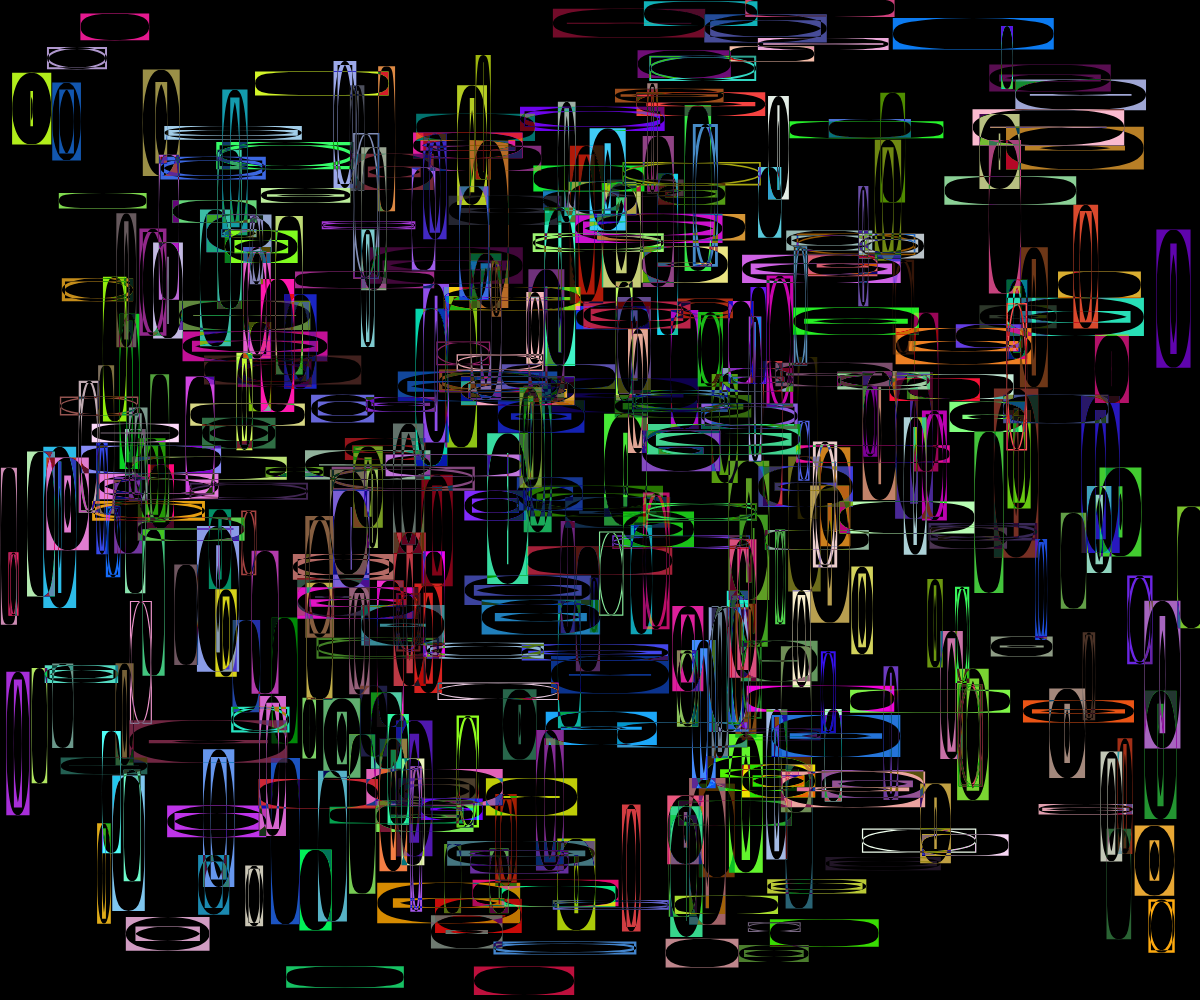
Frame 1 (no input)
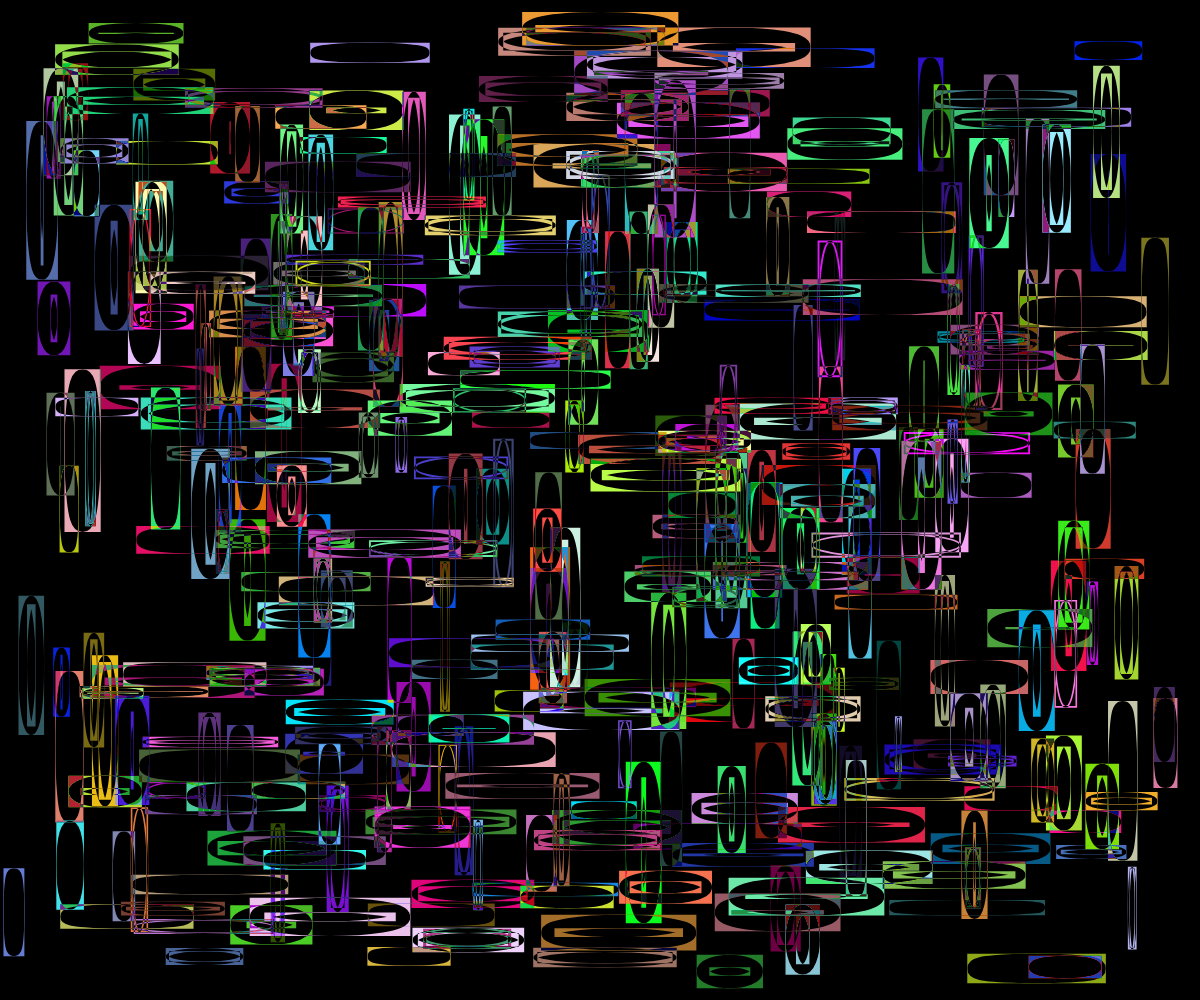
Frame 2 (the mouse pressed at the canvas centre, redrawn once)

The p5.js sketch that drew these frames (run headless with seeded random() and noise() and a simulated clock; the mouse was pressed at the canvas centre and the sketch redrawn once):

// p5.js sketch
// ── sketch.js
/*
Inspired by George Nees' Micro-Innovation Series (1966)
*/

let x;
let y;
let w;
let h;

function setup() {
  createCanvas(windowWidth, windowHeight);
  rectMode(CENTER);
  noFill();
  // strokeWeight(2);
}

function draw() {
  blendMode(BLEND);
  background(0);
  blendMode(DIFFERENCE);
  // stroke(random(0, 255), random(0, 255), random(0, 255));


  for (let i = 0; i < 400; i++) {

    if (random(10) < 5) { // most rectangles will be taller than wide
      w = random(5, 25); // smaller width
      h = random(50, 150); // taller height
    } else {
      w = random(50, 150); // larger width
      h = random(5, 25); // smaller height
    }
    x = random(w, width - w);
    y = random(h, height - h);
    stroke(random(0, 255), random(0, 255), random(0, 255));
    // stroke(random(0, 255));
    strokeWeight(random(1, 20)); // random stroke weight
    ellipse(x, y, w, h); 
    // stroke(random(0, 255));
    // stroke(random(0, 255), random(0, 255), random(0, 255));
    rect(x, y, w, h); // rect on top of ellipse
  }
  noLoop();
}

function mousePressed() {
  loop();
}


///////////////////////////////////////////////////////////

/*
Inspired by George Nees' Micro-Innovation Series (1966)
*/

// let x;
// let y;
// let w;
// let h;

// function setup() {
//   createCanvas(windowWidth, windowHeight);
//   rectMode(CENTER);
//   noFill();
//   stroke(255);
//   strokeWeight(2);
// }

// function draw() {
//   background(0);

//   for (let i = 0; i < 400; i++) {
    
//     if (random(10) < 8) {
//       w = random(5, 25);
//       h = random(50, 150);
//     } else {
//       w = random(50, 150);
//       h = random(5, 25);
//     }
    
//     x = random(w, width - w);
//     y = random(h, height - h);
    
//     rect(x, y, w, h);
//   }
  
//   noLoop();
// }

// function mousePressed() {
//   loop();
// }
